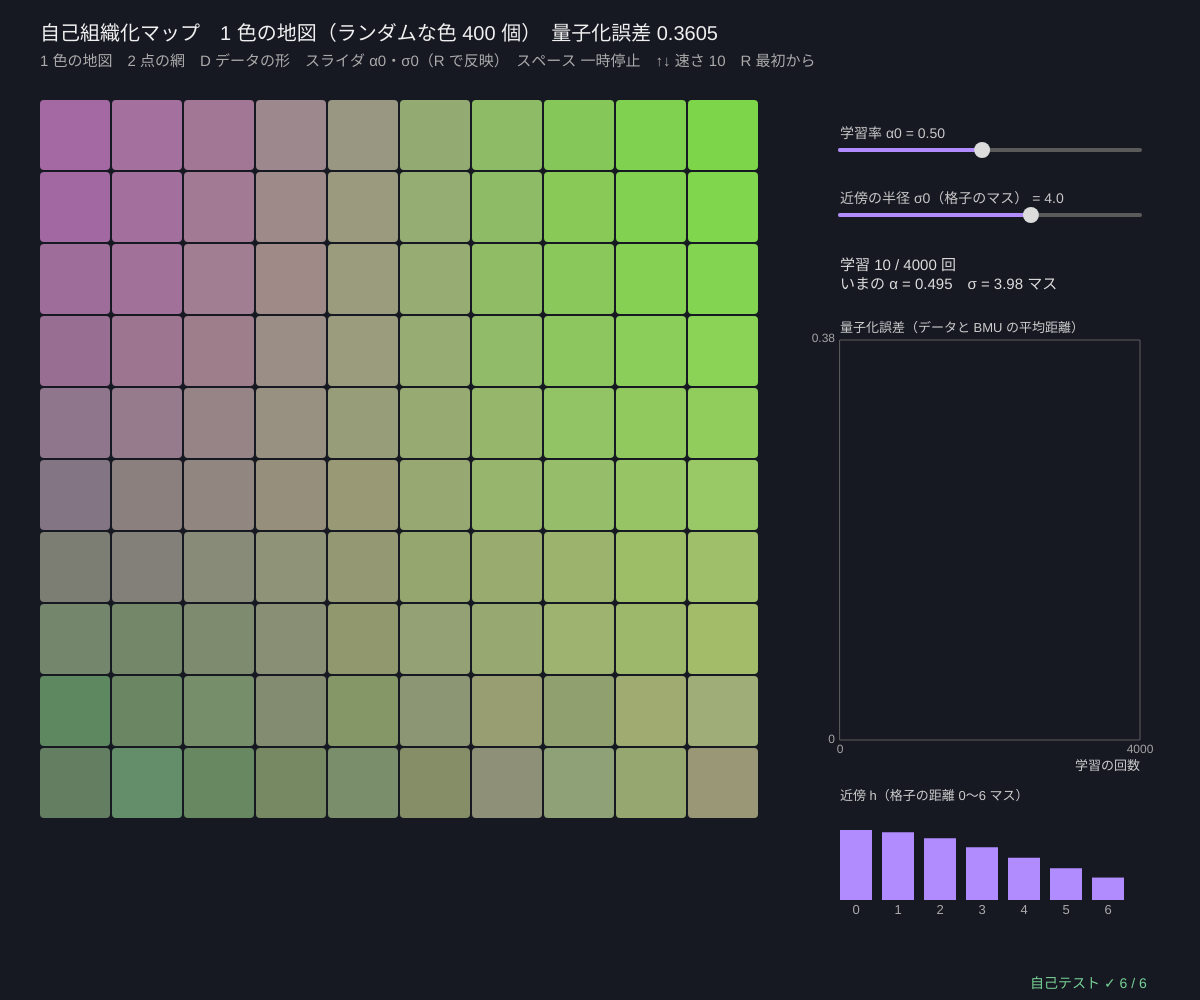
Frame 1 (no input)
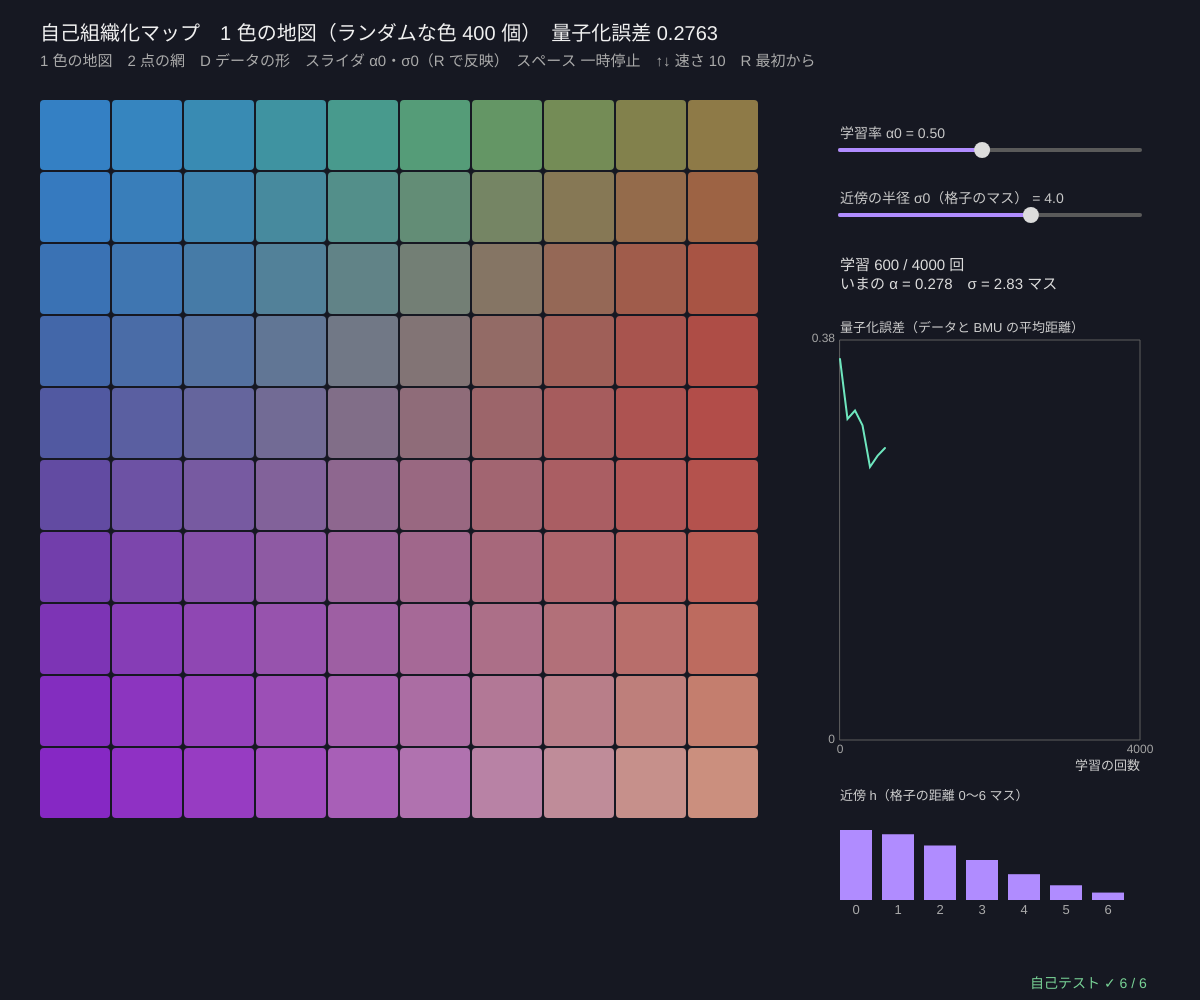
Frame 60 (no input)
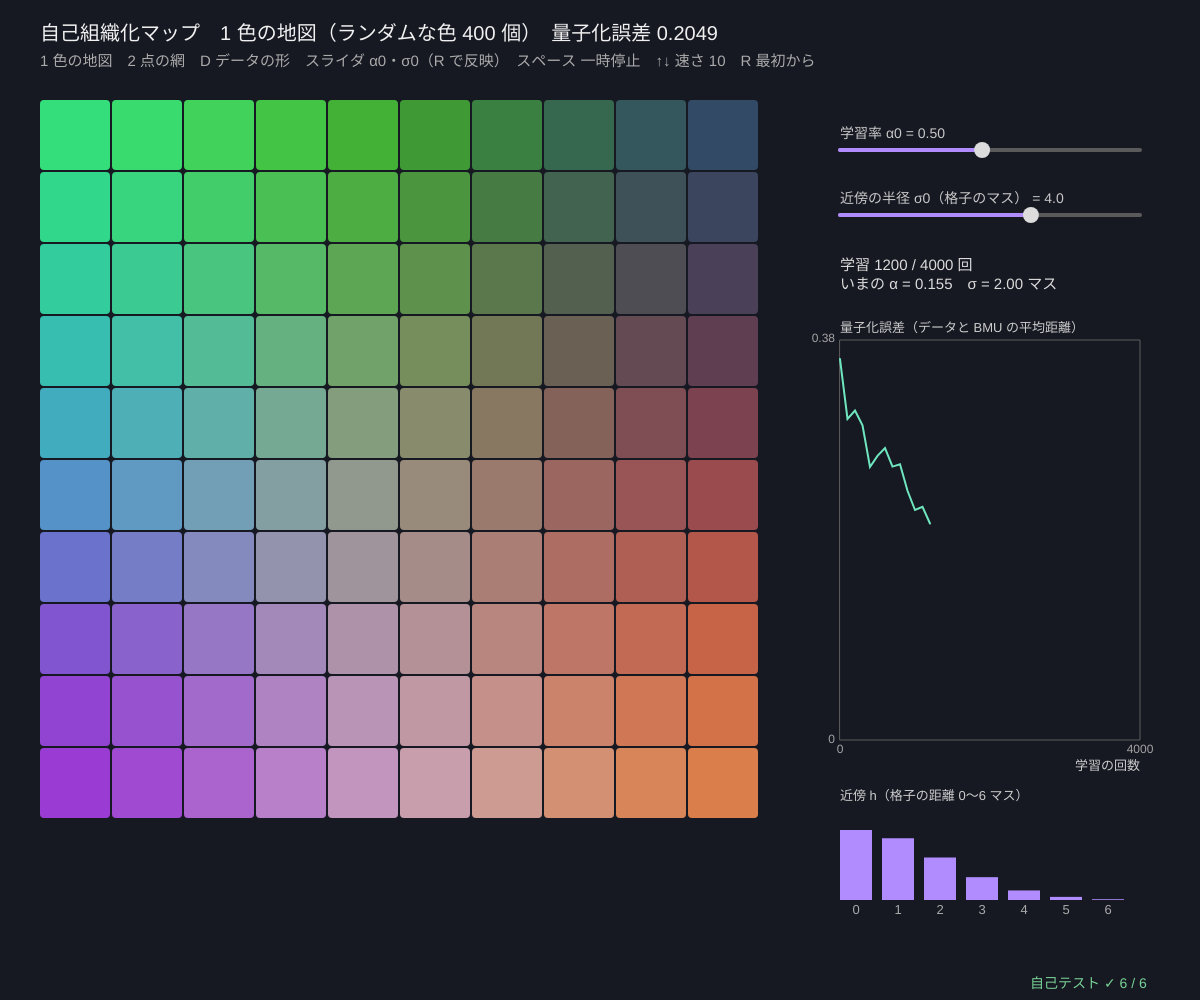
Frame 120 (the mouse pressed at the canvas centre since frame 60)

The p5.js sketch that drew these frames (run headless with seeded random() and noise() and a simulated clock; from frame 60 on, the mouse is pressed at the canvas centre):

// p5.js sketch
// ── sketch.js
// ============================================
// 12 自己組織化マップ（SOM）─ 10 × 10 の格子にならんだニューロンが、データに合わせて広がって「地図」になる
//   ① データを 1 つ選ぶ ② いちばん似ているニューロン（BMU）を探す ③ BMU と、格子の上でその近くのニューロンを、データのほうへ少し動かす
//   動かす量 = 学習率 α(t) × 近傍 h = exp(−(格子の距離)² / 2σ(t)²)。α と σ はだんだん小さくする（はじめは大きく全体を、あとで細かく）
//   格子でとなりのニューロンが似たものを表す → 色なら「色の地図」、2 次元の点なら網がデータの形に広がる
//   k-means の中心どうしには「となり」がない。SOM は中心に格子のつながりをつけたもの
// 1 色の地図 / 2 点の網 / D データの形（2）/ スライダ 学習率 α0・近傍半径 σ0 / スペース 一時停止 / ↑↓ 速さ / R 最初から
// ============================================

const GW = 10, GH = 10, TMAX = 4000;   // ★ 格子の大きさ、学習の回数
const SHAPES = ['正方形', '輪', '3 つのかたまり'];
let modeNo = 1, shapeNo = 0, dataPts = [], neurons = [], tStep = 0, paused = false, speed = 10, qeHist = [], seedS = 121, sAlpha, sSigma;

function setup() {
  createCanvas(windowWidth, windowHeight); textWrap(CHAR);
  sAlpha = makeSlider(width - 360, 150, 300, 0.05, 1, 0.5, '学習率 α0', 2); sSigma = makeSlider(width - 360, 215, 300, 0.5, 6, 4, '近傍の半径 σ0（格子のマス）', 1);
  selfTest(); reset();
}
function makeData(mode, shape, n, seed) {
  seedRng(seed);
  if (mode === 1) return Array.from({ length: n }, () => [rnd(), rnd(), rnd()]);                      // ランダムな色 (r, g, b)
  if (shape === 1) return Array.from({ length: n }, () => { let a = rnd() * TWO_PI, r = 0.7 + 0.25 * rnd(); return [r * Math.cos(a), r * Math.sin(a)]; });
  if (shape === 2) return Array.from({ length: n }, (_, i) => { let a = (TWO_PI * (i % 3)) / 3; return [0.6 * Math.cos(a) + 0.12 * gauss(), 0.6 * Math.sin(a) + 0.12 * gauss()]; });
  return Array.from({ length: n }, () => [-1 + 2 * rnd(), -1 + 2 * rnd()]);
}
function initNeurons(dim, seed) { seedRng(seed); return Array.from({ length: GW * GH }, () => Array.from({ length: dim }, () => (dim === 3 ? 0.4 + 0.2 * rnd() : -0.1 + 0.2 * rnd()))); }
function reset() { dataPts = makeData(modeNo, shapeNo, 400, seedS); neurons = initNeurons(dataPts[0].length, seedS + 1); tStep = 0; qeHist = [[0, quantErr(neurons, dataPts)]]; seedRng(seedS + 2); }

// ★ 学習率と近傍の半径のスケジュール（t = 0 → TMAX で小さくなる）
function alphaAt(t, a0) { return a0 * Math.pow(0.02, t / TMAX); }
function sigmaAt(t, s0) { return s0 * Math.pow(0.4 / s0, t / TMAX); }
function bmuOf(ws, x) { let b = 0, bd = Infinity; for (let i = 0; i < ws.length; i++) { let d = sqd(ws[i], x); if (d < bd) { bd = d; b = i; } } return b; }
function neigh(i, j, sg) { let dx = (i % GW) - (j % GW), dy = Math.floor(i / GW) - Math.floor(j / GW); return Math.exp(-(dx * dx + dy * dy) / (2 * sg * sg)); }
// ★ 1 回の学習
function trainStep(ws, x, t, a0, s0) {
  let b = bmuOf(ws, x), al = alphaAt(t, a0), sg = sigmaAt(t, s0);
  for (let i = 0; i < ws.length; i++) { let f = al * neigh(i, b, sg); if (f < 1e-6) continue; for (let d = 0; d < x.length; d++) ws[i][d] += f * (x[d] - ws[i][d]); }
}
function quantErr(ws, pts) { return meanOf(pts.map((x) => edist(x, ws[bmuOf(ws, x)]))); }   // 量子化誤差 = データと BMU の平均距離
function topoErr(ws, pts) {            // 位相誤差 = 1 番目と 2 番目に近いニューロンが格子でとなりでない割合
  return meanOf(pts.map((x) => { let o = ws.map((w, i) => [sqd(w, x), i]).sort((a, b) => a[0] - b[0]), a = o[0][1], b = o[1][1]; return Math.abs((a % GW) - (b % GW)) + Math.abs(Math.floor(a / GW) - Math.floor(b / GW)) === 1 ? 0 : 1; }));
}

function draw() {
  background(22, 24, 34);
  if (!paused) for (let s = 0; s < speed && tStep < TMAX; s++) { trainStep(neurons, dataPts[Math.floor(rnd() * dataPts.length)], tStep, sAlpha.val, sSigma.val); tStep++; if (tStep % 100 === 0) qeHist.push([tStep, quantErr(neurons, dataPts)]); }
  let side = Math.min(width - 480, height - 190), ox = 40, oy = 100;
  if (modeNo === 1) {                  // ---- 色の地図
    let c = side / GW; noStroke();
    for (let i = 0; i < neurons.length; i++) { let w = neurons[i]; fill(255 * clampv(w[0], 0, 1), 255 * clampv(w[1], 0, 1), 255 * clampv(w[2], 0, 1)); rect(ox + (i % GW) * c, oy + Math.floor(i / GW) * c, c - 2, c - 2, 4); }
  } else {                             // ---- 点の網
    let v = fitView(ox, oy, side, side, 0, 0, 2.4);
    noFill(); stroke(80); rect(v.x, v.y, v.w, v.h);
    noStroke(); fill(150, 150, 170); for (let p of dataPts) circle(gX(v, p[0]), gY(v, p[1]), 4);
    stroke(176, 140, 255); strokeWeight(1.5);
    for (let i = 0; i < neurons.length; i++) { let a = neurons[i]; if (i % GW < GW - 1) { let b = neurons[i + 1]; line(gX(v, a[0]), gY(v, a[1]), gX(v, b[0]), gY(v, b[1])); } if (i + GW < neurons.length) { let b = neurons[i + GW]; line(gX(v, a[0]), gY(v, a[1]), gX(v, b[0]), gY(v, b[1])); } }
    noStroke(); fill(255, 220, 120); for (let a of neurons) circle(gX(v, a[0]), gY(v, a[1]), 6);
  }
  // ---- 右
  drawSlider(sAlpha); drawSlider(sSigma);
  let bx = width - 360, al = alphaAt(tStep, sAlpha.val), sg = sigmaAt(tStep, sSigma.val);
  noStroke(); fill(220); textSize(15); textAlign(LEFT, BASELINE);
  text('学習 ' + tStep + ' / ' + TMAX + ' 回\nいまの α = ' + al.toFixed(3) + '　σ = ' + sg.toFixed(2) + ' マス', bx, 270);
  let g = { x: bx, y: 340, w: 300, h: Math.max(80, height - 600), x0: 0, x1: TMAX, y0: 0, y1: Math.max(...qeHist.map((q) => q[1])) * 1.05 };
  plotAxes(g, '学習の回数', '量子化誤差（データと BMU の平均距離）', [0, TMAX], [0, +g.y1.toPrecision(2)]);
  stroke(110, 230, 190); strokeWeight(2); polyline(qeHist.map((q) => [gX(g, q[0]), gY(g, q[1])]));
  // 近傍 h の形（格子の距離 0〜6）
  noStroke(); fill(205); textSize(13); text('近傍 h（格子の距離 0〜6 マス）', bx, height - 200);
  for (let dd = 0; dd <= 6; dd++) { let hv = Math.exp(-(dd * dd) / (2 * sg * sg)); fill(176, 140, 255); rect(bx + dd * 42, height - 100 - 70 * hv, 32, 70 * hv); fill(170); textAlign(CENTER, TOP); text(dd, bx + dd * 42 + 16, height - 96); textAlign(LEFT, BASELINE); }
  // ---- 文字
  fill(240); textSize(20);
  text('自己組織化マップ　' + (modeNo === 1 ? '1 色の地図（ランダムな色 400 個）' : '2 点の網（' + SHAPES[shapeNo] + '）') + '　量子化誤差 ' + qeHist[qeHist.length - 1][1].toFixed(4) + (tStep >= TMAX ? '　学習おわり' : ''), 40, 40);
  fill(170); textSize(15); text('1 色の地図　2 点の網　D データの形　スライダ α0・σ0（R で反映）　スペース 一時停止' + (paused ? '中' : '') + '　↑↓ 速さ ' + speed + '　R 最初から', 40, 66);
  drawSelfTest(width - 170, height - 12);
}

function mousePressed() { sliderPress(sAlpha, mouseX, mouseY) || sliderPress(sSigma, mouseX, mouseY); }
function mouseDragged() { sliderDrag(sAlpha, mouseX); sliderDrag(sSigma, mouseX); }
function mouseReleased() { if (sAlpha.drag || sSigma.drag) { sAlpha.drag = sSigma.drag = false; reset(); } }
function keyPressed() {
  if (key === '1' || key === '2') { modeNo = +key; reset(); }
  if (key === 'd' || key === 'D') { shapeNo = (shapeNo + 1) % SHAPES.length; if (modeNo === 1) modeNo = 2; reset(); }
  if (key === ' ') paused = !paused;
  if (key === UP_ARROW) speed = Math.min(100, speed * 2);
  if (key === DOWN_ARROW) speed = Math.max(1, Math.floor(speed / 2));
  if (key === 'r' || key === 'R') { seedS++; reset(); }
  return false;
}

// ---- 自己テスト
function selfTest() {
  selfTestResults = [];
  let pts = makeData(2, 0, 300, 5), ws = initNeurons(2, 6), bmuOk = true;
  seedRng(7);
  for (let t = 0; t < 100; t++) { let x = [-1 + 2 * rnd(), -1 + 2 * rnd()], b = bmuOf(ws, x); if (ws.some((w) => sqd(w, x) < sqd(ws[b], x))) bmuOk = false; }
  check('BMU = いちばん近いニューロン（全部と比べる、100 回）', bmuOk);
  let hOk = neigh(34, 34, 2) === 1 && near(neigh(34, 35, 2), neigh(35, 34, 2), 1e-15) && neigh(34, 35, 2) > neigh(34, 36, 2) && neigh(34, 36, 2) > neigh(34, 56, 2);
  check('近傍 h：BMU 自身で 1、対称、格子の距離が遠いほど小さい', hOk);
  let qe0 = quantErr(ws, pts), mid = 0, inside = true;
  for (let t = 0; t < TMAX; t++) { trainStep(ws, pts[Math.floor(rnd() * pts.length)], t, 0.5, 4); if (t === TMAX / 2) mid = quantErr(ws, pts); if (ws.some((w) => Math.abs(w[0]) > 1 || Math.abs(w[1]) > 1)) inside = false; }
  let qe1 = quantErr(ws, pts);
  check('量子化誤差が減る：' + qe0.toFixed(3) + ' → ' + mid.toFixed(3) + ' → ' + qe1.toFixed(3), qe1 < mid && mid < qe0 && qe1 < 0.5 * qe0);
  check('重みはデータの四角 [−1, 1]² の外に出ない（動かす割合 α·h ≤ 1 なので、いつも内分点）', inside);
  let te = topoErr(ws, pts);
  check('正方形のデータで学習すると網がねじれない：位相誤差 ' + te.toFixed(3) + ' < 0.1', te < 0.1);
  let cs = makeData(1, 0, 300, 8), wc = initNeurons(3, 9); seedRng(10);
  for (let t = 0; t < TMAX; t += 2) trainStep(wc, cs[Math.floor(rnd() * cs.length)], t, 0.5, 4);
  let nb = [], rp = []; for (let i = 0; i < wc.length; i++) { if (i % GW < GW - 1) nb.push(edist(wc[i], wc[i + 1])); rp.push(edist(wc[i], wc[(i * 37 + 11) % wc.length])); }
  check('色の地図：となりのニューロンの色の差 ' + meanOf(nb).toFixed(3) + ' < ばらばらな組の差 ' + meanOf(rp).toFixed(3) + ' の半分', meanOf(nb) < 0.5 * meanOf(rp));
  reportSelfTest();
}

// ---------- やってみよう ----------
// 1. 1（色の地図）で学習を見よう。はじめはばらばらの色が、なめらかなグラデーションの地図になる
// 2. σ0 を 0.5 にすると（R で反映）？ となりを動かさないので地図がまだらになる。これはほぼ k-means
// 3. 2 → D で「輪」に。10 × 10 の網は輪の形にどう広がる？ 穴のところのニューロンはどうなる？
// 4. α0 を 1 にすると最初の動きが大きすぎる？ 0.05 だと学習が終わっても広がりきらない？
// 5. 13 のベクトル量子化（色を減らす）と比べよう。SOM の色の地図はパレットを「並べて」くれる

// ==================================================
// ここから下は「クラスタリングの道具」（中身は読まなくても OK。消さないでね）
// ==================================================
// ---- 共通：値をはさむ・クラスタの色・距離（点は [x, y] や [r, g, b] のような配列）
function clampv(v, a, b) { return v < a ? a : v > b ? b : v; }
const PAL = [[176, 140, 255], [110, 230, 190], [255, 190, 80], [110, 180, 255], [255, 120, 130], [200, 240, 110], [255, 150, 220], [90, 210, 220], [255, 150, 70], [190, 190, 255]];
function palC(k, a) {                  // クラスタ k の色（k < 0 = ノイズ = 灰色）
  let al = a === undefined ? 255 : a;
  if (k < 0) return color(120, 120, 135, al);
  let c = PAL[k % PAL.length]; return color(c[0], c[1], c[2], al);
}
function sqd(a, b) { let s = 0; for (let i = 0; i < a.length; i++) { let d = a[i] - b[i]; s += d * d; } return s; }   // 距離の 2 乗
function edist(a, b) { return Math.sqrt(sqd(a, b)); }                                                              // ユークリッド距離
function meanOf(arr) { if (!arr.length) return 0; let s = 0; for (let v of arr) s += v; return s / arr.length; }
// ---- 種つきの乱数（同じ種なら毎回同じ列）
let rngState = 1, gaussSpare = null;
function seedRng(s) { rngState = (s >>> 0) || 1; gaussSpare = null; }
function rnd() {                       // 0〜1 の一様乱数（mulberry32）
  rngState = (rngState + 0x6d2b79f5) >>> 0;
  let t = rngState;
  t = Math.imul(t ^ (t >>> 15), t | 1);
  t ^= t + Math.imul(t ^ (t >>> 7), t | 61);
  return ((t ^ (t >>> 14)) >>> 0) / 4294967296;
}
function rndInt(a, b) { return a + Math.floor(rnd() * (b - a + 1)); }
function gauss() {                     // 標準正規分布（ボックス-ミュラー法）
  if (gaussSpare !== null) { let g = gaussSpare; gaussSpare = null; return g; }
  let u = 1 - rnd(), v = rnd(), r = Math.sqrt(-2 * Math.log(u));
  gaussSpare = r * Math.sin(2 * Math.PI * v); return r * Math.cos(2 * Math.PI * v);
}
// ---- グラフと図の道具：g = { x, y, w, h, x0, x1, y0, y1 }（画面の四角とデータの範囲）
function gX(g, v) { return g.x + clampv((v - g.x0) / (g.x1 - g.x0), -0.02, 1.02) * g.w; }
function gY(g, v) { return g.y + g.h - clampv((v - g.y0) / (g.y1 - g.y0), -0.02, 1.02) * g.h; }
function invX(g, px) { return g.x0 + ((px - g.x) / g.w) * (g.x1 - g.x0); }
function invY(g, py) { return g.y0 + ((g.y + g.h - py) / g.h) * (g.y1 - g.y0); }
function inBox(g, px, py) { return px >= g.x && px <= g.x + g.w && py >= g.y && py <= g.y + g.h; }
function fitView(x, y, w, h, cx, cy, span) {   // 縦横の縮尺をそろえる（span = 短い辺に入るデータの幅）
  let s = Math.min(w, h) / span; return { x, y, w, h, x0: cx - w / 2 / s, x1: cx + w / 2 / s, y0: cy - h / 2 / s, y1: cy + h / 2 / s };
}
function plotAxes(g, xl, yl, xt, yt) {
  stroke(95); strokeWeight(1); noFill(); rect(g.x, g.y, g.w, g.h);
  noStroke(); fill(165); textSize(12); textAlign(CENTER, TOP);
  for (let v of xt) text(+v.toPrecision(3), gX(g, v), g.y + g.h + 4);
  textAlign(RIGHT, CENTER);
  for (let v of yt) text(+v.toPrecision(3), g.x - 5, gY(g, v));
  textAlign(LEFT, BASELINE); fill(205); textSize(13);
  text(xl, g.x + g.w - textWidth(xl), g.y + g.h + 30); text(yl, g.x, g.y - 8);
}
function polyline(pts) {               // 点が 2 つ以上あるときだけ折れ線を描く
  if (pts.length < 2) return;
  noFill(); beginShape(); for (let p of pts) vertex(p[0], p[1]); endShape();
}
function drawPts(g, pts, labels, r, al) {   // クラスタの色で点を描く（labels がなければ白）
  noStroke();
  for (let i = 0; i < pts.length; i++) { fill(labels ? palC(labels[i], al) : color(230, 230, 240, al === undefined ? 255 : al)); circle(gX(g, pts[i][0]), gY(g, pts[i][1]), r); }
}
// ---- かんたんなスライダ（ドラッグで値を変える）
function makeSlider(x, y, w, lo, hi, val, name, digits) { return { x, y, w, lo, hi, val, name, digits: digits === undefined ? 2 : digits, drag: false }; }
function drawSlider(s) {
  let u = (s.val - s.lo) / (s.hi - s.lo);
  stroke(90); strokeWeight(4); line(s.x, s.y, s.x + s.w, s.y);
  stroke(176, 140, 255); line(s.x, s.y, s.x + u * s.w, s.y);
  noStroke(); fill(s.drag ? 255 : 220); circle(s.x + u * s.w, s.y, 16);
  fill(200); textSize(14); textAlign(LEFT, BASELINE); text(s.name + ' = ' + s.val.toFixed(s.digits), s.x, s.y - 12);
}
function sliderPress(s, mx, my) { if (Math.abs(my - s.y) < 14 && mx > s.x - 10 && mx < s.x + s.w + 10) { s.drag = true; sliderDrag(s, mx); return true; } return false; }
function sliderDrag(s, mx) { if (!s.drag) return false; let v = s.lo + clampv((mx - s.x) / s.w, 0, 1) * (s.hi - s.lo); if (s.digits === 0) v = Math.round(v); s.val = v; return true; }
// ---- 自己テストの道具
let selfTestResults = [];
function check(name, cond) { selfTestResults.push({ name, ok: !!cond }); }
function near(a, b, tol) { return a !== null && a !== undefined && isFinite(a) && Math.abs(a - b) <= (tol === undefined ? 1e-9 : tol); }
function noNaN(v) { return Array.isArray(v) ? v.every(noNaN) : !(typeof v === 'number' && v !== v); }
function reportSelfTest() { for (let r of selfTestResults) (r.ok ? console.log : console.error)((r.ok ? '✓ ' : '✗ ') + r.name); }
function selfTestLine() { let n = selfTestResults.filter((r) => r.ok).length; return '自己テスト ' + (n === selfTestResults.length ? '✓ ' : '✗ ') + n + ' / ' + selfTestResults.length; }
function drawSelfTest(x, y) { noStroke(); fill(selfTestResults.every((r) => r.ok) ? color(120, 210, 150) : color(255, 90, 90)); textSize(14); textAlign(LEFT, BASELINE); text(selfTestLine(), x, y); }
